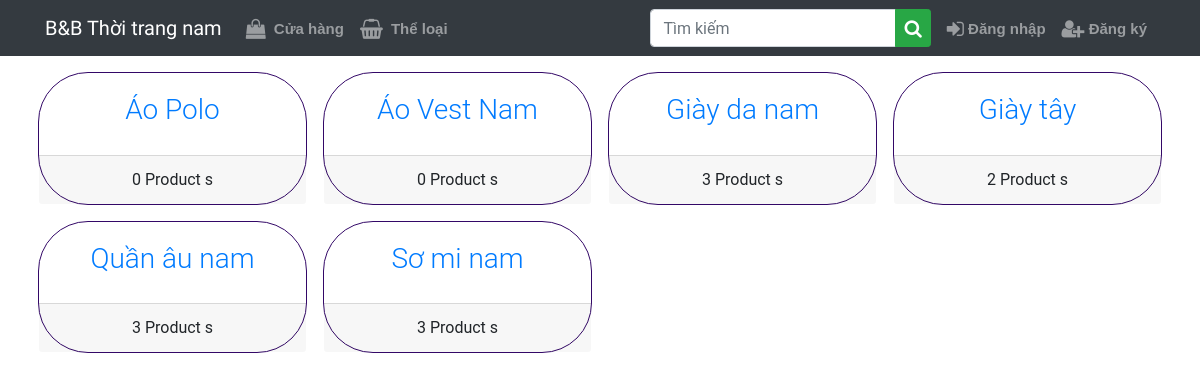
The page /categories on the database its author committed.
### store/models.py (models this page shows, shortened)
class Category(models.Model):
    name = models.CharField(max_length=50, null=False, blank=False)
    slug = models.SlugField(unique=True, max_length=100, db_index=True)
    class Meta:
        ordering = ('name',)
        verbose_name = 'category'
        verbose_name_plural = 'categories'
    def get_absolute_path(self):
        return reverse('store:product_list') + f'?category={self.id}'

### store/views.py (the view)
# urls.py: path('categories', views.CategoriesList.as_view(), name='categories_list'),
class CategoriesList(generic.ListView):
    template_name = 'store/categories_list.html'
    context_object_name = 'categories'
    queryset = Category.objects.all().annotate(num_products=Count('products'))

### cart/cart.py (called while the page is built)
def cart_preprocessor(request):
    return {'cart': Cart(request)}

### store/templates/store/categories_list.html
{% extends 'base.html' %} {% block title %} Categories {% endblock title %}
{%block content %}
<div class="row my-2">
  {% for c in categories %}
  <div class="col-lg-3 col-md-6 col-12 my-2 px-sm-2">
    <div class="card text-center">
      <div class="card-body">
        <h3 class="font-weight-light">
          <a href="{{ c.get_absolute_path }}">{{c.name}}</a>
        </h3>
      </div>
      <div class="card-footer">
        {{c.num_products}} Product {{c.num_products|pluralize}}
      </div>
    </div>
  </div>
  {% endfor %}
</div>
{% endblock content %}

### static/css/styles.css (style rules this page uses)
body { font-family: "Roboto"; }
.card-body { text-align: center; }
.card { border-radius: 50px; border-color: #330867; }

### rows shown on the page
Category: name "Áo Polo", num_products "0"
Category: name "Áo Vest Nam", num_products "0"
Category: name "Giày da nam", num_products "3"
Category: name "Giày tây", num_products "2"
Category: name "Quần âu nam", num_products "3"
Category: name "Sơ mi nam", num_products "3"
